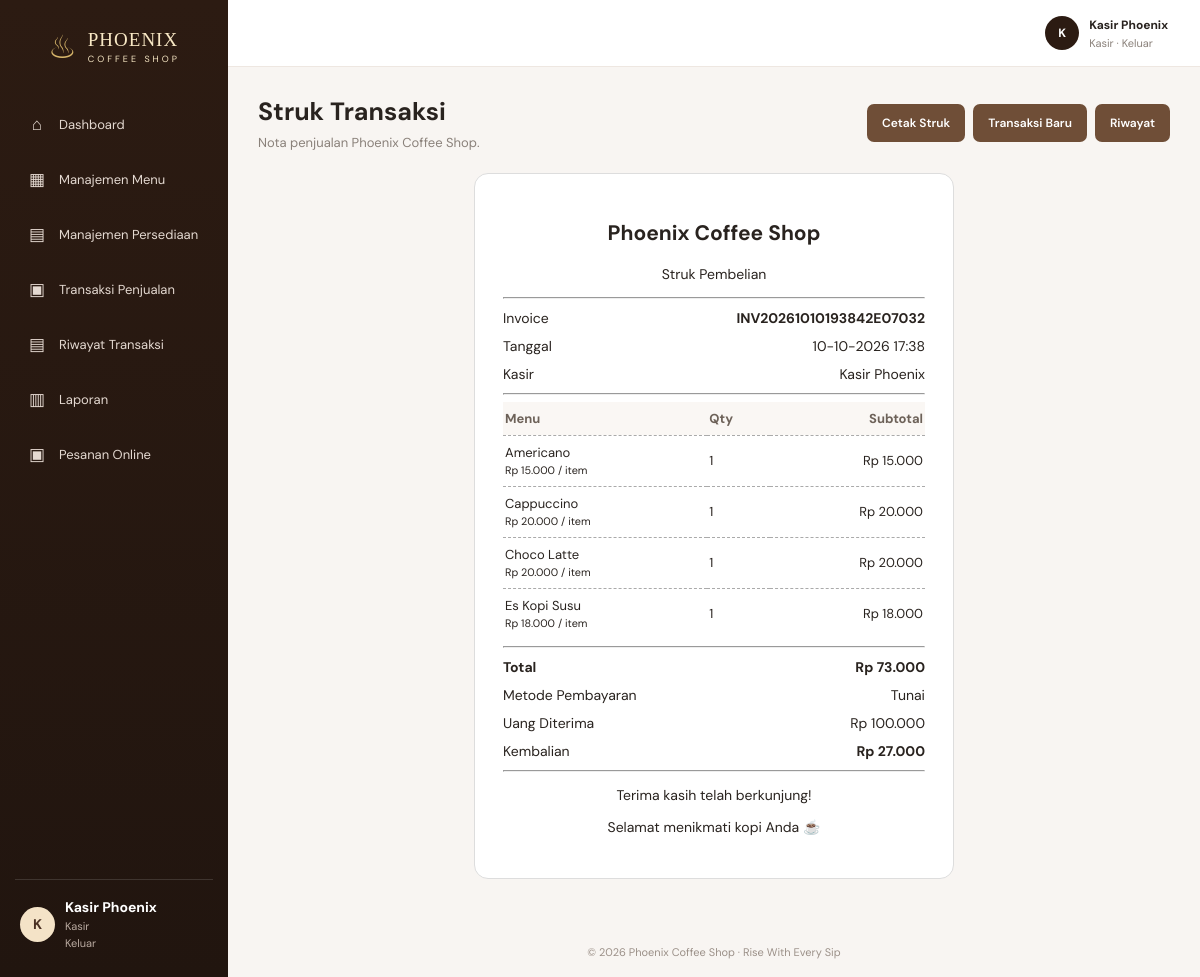
Screenshot of /struk.php?id=2 (signed in) with the database file from the repository.
### tables this page shows
CREATE TABLE `transactions` (
  `id` int(11) NOT NULL,
  `invoice` varchar(40) NOT NULL,
  `total` decimal(12,2) NOT NULL,
  `payment` decimal(12,2) NOT NULL,
  `change_amount` decimal(12,2) NOT NULL,
  `payment_method` enum('Tunai','QRIS','Debit') NOT NULL DEFAULT 'Tunai',
  `created_at` timestamp NOT NULL DEFAULT current_timestamp()
);

CREATE TABLE `transaction_items` (
  `id` int(11) NOT NULL,
  `transaction_id` int(11) NOT NULL,
  `product_id` int(11) NOT NULL,
  `product_name` varchar(120) NOT NULL,
  `qty` int(11) NOT NULL,
  `price` decimal(12,2) NOT NULL,
  `subtotal` decimal(12,2) NOT NULL
);

### koneksi.php (called while the page is built, shortened)
<?php
function e($value) { return htmlspecialchars((string)$value, ENT_QUOTES, 'UTF-8'); }
function rupiah($value) { return 'Rp ' . number_format((float)$value, 0, ',', '.'); }
?>

### struk.php (the view, shortened to what this page needs)
<?php
require 'config/koneksi.php';
$id = filter_input(INPUT_GET, 'id', FILTER_VALIDATE_INT);
$st = $conn->prepare('SELECT * FROM transactions WHERE id = ?');
$st->bind_param('i', $id);
$st->execute();
$transaction = $st->get_result()->fetch_assoc();
$st = $conn->prepare(
    'SELECT product_name, qty, price, subtotal
     FROM transaction_items WHERE transaction_id = ?'
);
$st->bind_param('i', $id);
$st->execute();
$items = $st->get_result();
require 'includes/header.php';
?>
<div class="page-heading no-print">
    <div>
        <h1>Struk Transaksi</h1>
        <p>Nota penjualan Phoenix Coffee Shop.</p>
    </div>
    <div style="display:flex;gap:8px;flex-wrap:wrap">
        <button class="btn" onclick="window.print()">Cetak Struk</button>
        <a class="btn" href="transaksi.php">Transaksi Baru</a>
        <a class="btn" href="riwayat_transaksi.php">Riwayat</a>
    </div>
</div>
<section class="receipt">
    <h2>Phoenix Coffee Shop</h2>
    <p class="center">Struk Pembelian</p>
    <hr>
    <div class="receipt-line">
        <span>Invoice</span>
        <strong><?= e($transaction['invoice']) ?></strong>
    </div>
    <div class="receipt-line">
        <span>Tanggal</span>
        <span><?= e(date(
            'd-m-Y H:i',
            strtotime($transaction['created_at'])
        )) ?></span>
    </div>
    <div class="receipt-line">
        <span>Kasir</span>
        <span><?= e($_SESSION['user']['name'] ?? 'Kasir') ?></span>
    </div>
    <hr>
    <table class="receipt-table">
        <thead>
            <tr>
                <th>Menu</th>
                <th>Qty</th>
                <th>Subtotal</th>
            </tr>
        </thead>
        <tbody>
        <?php while ($item = $items->fetch_assoc()): ?>
            <tr>
                <td>
                    <?= e($item['product_name']) ?><br>
                    <small><?= rupiah($item['price']) ?> / item</small>
                </td>
                <td><?= (int) $item['qty'] ?></td>
                <td><?= rupiah($item['subtotal']) ?></td>
            </tr>
        <?php endwhile; ?>
        </tbody>
    </table>
    <hr>
    <div class="receipt-line">
        <strong>Total</strong>
        <strong><?= rupiah($transaction['total']) ?></strong>
    </div>
    <div class="receipt-line">
        <span>Metode Pembayaran</span>
        <span><?= e($transaction['payment_method']) ?></span>
    </div>
    <div class="receipt-line">
        <span>Uang Diterima</span>
        <span><?= rupiah($transaction['payment']) ?></span>
    </div>
    <div class="receipt-line">
        <span>Kembalian</span>
        <strong><?= rupiah($transaction['change_amount']) ?></strong>
    </div>
    <hr>
    <p class="center">Terima kasih telah berkunjung!</p>
    <p class="center">Selamat menikmati kopi Anda ☕</p>
</section>
<?php require 'includes/footer.php'; ?>

### style.css (style rules this page uses)
:root { --brown:#6f4e37;--deep:#2c1b12;--deep2:#432b1d;--gold:#c9a227;--cream:#f8f5f2;--paper:#fff;--text:#29231f;--muted:#8a817a;--line:#eee7e1;--green:#16834b;--red:#c94f43;--shadow:0 6px 22px rgba(53,35,22,.045) }
* { box-sizing:border-box }
body { margin:0;background:var(--cream);color:var(--text);font-family:'DM Sans',sans-serif;font-size:14px }
a { text-decoration:none;color:inherit }
.page-heading { display:flex;align-items:center;justify-content:space-between;gap:15px;margin-bottom:22px }
.page-heading h1 { font-size:25px;margin:0 0 6px }
.page-heading p { margin:0;color:var(--muted);font-size:13px }
.btn { border:0;border-radius:7px;background:var(--brown);color:white;padding:11px 15px;font:600 12px 'DM Sans';cursor:pointer;display:inline-flex;align-items:center;justify-content:center;gap:7px }
table { width:100%;border-collapse:collapse;white-space:nowrap }
th { background:#faf7f4;text-align:left;font-size:11px;color:#6d6259;font-weight:700;padding:14px 16px;border-bottom:1px solid var(--line) }
td { padding:13px 16px;border-bottom:1px solid #f2ede8;font-size:12px }
tr:last-child td { border-bottom:0 }

### struk.php (style rules this page uses)
.receipt { max-width: 480px; margin: 20px auto; padding: 28px; background: var(--panel, #fff); border: 1px solid var(--border, #ddd); border-radius: 14px; }
.receipt h2, .receipt .center { text-align: center; }
.receipt-line { display: flex; justify-content: space-between; gap: 12px; margin: 10px 0; }
.receipt-table { width: 100%; border-collapse: collapse; }
.receipt-table th, .receipt-table td { text-align: left; padding: 8px 2px; border-bottom: 1px dashed #aaa; font-size: 13px; }
.receipt-table th:last-child, .receipt-table td:last-child { text-align: right; }

### rows the page displays
transactions: invoice "INV20261010193842E07032", created_at "10-10-2026 17:38", total "Rp 73.000", payment_method "Tunai", payment "Rp 100.000", change_amount "Rp 27.000"
transaction_items: product_name "Americano", price "Rp 15.000", qty "1", subtotal "Rp 15.000"
transaction_items: product_name "Cappuccino", price "Rp 20.000", qty "1", subtotal "Rp 20.000"
transaction_items: product_name "Choco Latte", price "Rp 20.000", qty "1", subtotal "Rp 20.000"
transaction_items: product_name "Es Kopi Susu", price "Rp 18.000", qty "1", subtotal "Rp 18.000"

### other values shown
$item[0] "⌂"
$item[1] "Dashboard"
$item[0] "▦"
$item[1] "Manajemen Menu"
$item[0] "▤"
$item[1] "Manajemen Persediaan"
$item[0] "▣"
$item[1] "Transaksi Penjualan"
$item[1] "Riwayat Transaksi"
$item[0] "▥"
$item[1] "Laporan"
$item[1] "Pesanan Online"
substr($displayName,0,1) "K"
$displayName "Kasir Phoenix"
$roleLabel "Kasir"
